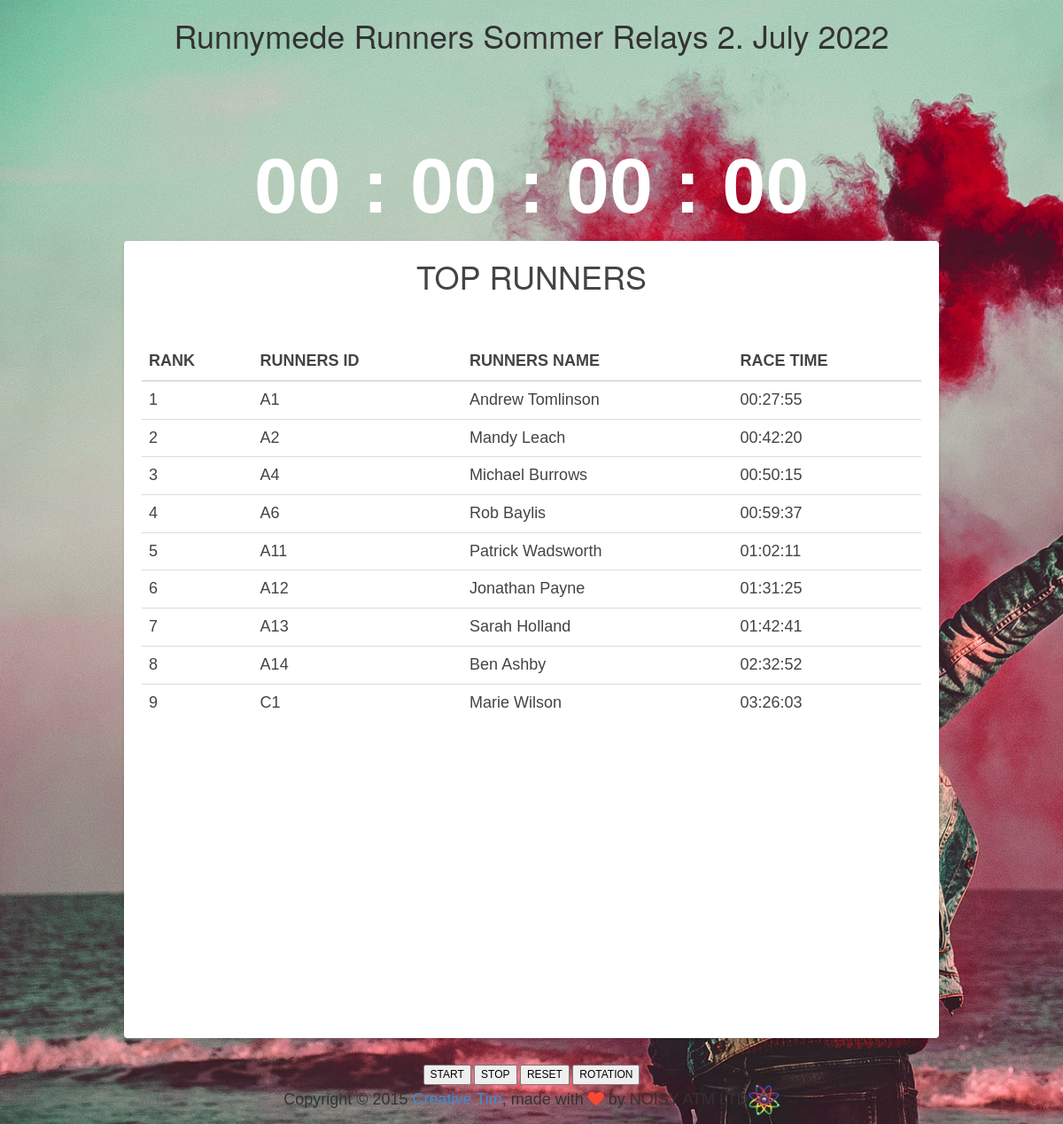
The page / on the database its author committed.
### teams/models.py (models this page shows, shortened)
class Runner(models.Model):
    GENDER_MALE = 0
    GENDER_FEMALE = 1
    GENDER_CHOICES = [(GENDER_MALE, 'Male'), (GENDER_FEMALE, 'Female')]
    number = models.CharField(max_length=4, unique=True)                        # e.g. A11, F1, C99, B8
    gender = models.IntegerField(choices=GENDER_CHOICES)
    first_name = models.CharField(max_length=200)
    last_name = models.CharField(max_length=200)
    age = models.PositiveIntegerField(default=1, validators=[MinValueValidator(1), MaxValueValidator(100)])
    email = models.EmailField(max_length=254, blank=True, default='')
    start_time = models.DateTimeField(blank=True, null=True)
    end_time = models.DateTimeField(blank=True, null=True)
    elapsed_time = models.TimeField(blank=True, null=True)
    class Meta:
        ordering = ("number", "last_name")

### teams/views.py (the view)
# urls.py: path('', views.index, name="index"),
def index(request):
    print("Index page called")
    first_teams =Teams.objects.all().filter(elapsed_time__isnull=False).order_by('elapsed_time')
    for team in first_teams:
        print(f"Runner: {team.number} Name: {team.name} Time: {team.elapsed_time}")
        et = str(team.elapsed_time)
        team.elapsed_time = et
        print(f"Team: {team.number} Name: {team.name} Time: {team.elapsed_time}")
    first_runners = Runner.objects.all().filter(elapsed_time__isnull=False).order_by('elapsed_time')
    for runner in first_runners:
        print(f"Runner: {runner.number} Name: {runner.last_name} Time: {runner.elapsed_time}")
        et = str(runner.elapsed_time)
        runner.elapsed_time = et
        print(f"Runner: {runner.number} Name: {runner.last_name} Time: {runner.elapsed_time}")
    context = {"teams": first_teams[:15],
                "runners": first_runners[:15]}
    return render(request, 'index.html', context)

### teams/templates/index.html (shortened to what this page needs)
<!DOCTYPE html>
{% load static %}
<html>
<head>
    <link href=' {% static "teams/css/bootstrap.css" %}' rel="stylesheet" />
    <link href=' {% static "teams/css/pe-icon-7-stroke.css"}' rel="stylesheet" />
    <link href=' {% static "teams/css/rotating-card.css" %} ' rel="stylesheet" />
    <link href="https://netdna.bootstrapcdn.com/font-awesome/4.5.0/css/font-awesome.min.css" rel="stylesheet">
</head>
<body>
<div class="background-image" data-parallax="active" style="background-image: url('{% static "/teams/img/bg0.jpg" %}'");/>
<div class="container">
    <div class="row">
        <h1 class="title">
            Runnymede Runners Sommer Relays 2. July 2022
            </h1>
                <div class="timer">
						  <span class="hour">00</span>
						  <span class="colon">:</span>
						  <span class="minute">00</span>
						  <span class="colon">:</span>
						  <span class="second">00</span>
						  <span class="colon ms-colon">:</span>
						  <span class="millisecond">00</span>
			</div>
		</div>
        <div class="col-sm-10 col-sm-offset-1">
         <div class="col-md-40 col-sm-30">
             <div class="card-container">
                <div class="card">
                    <div class="front">
                        <div class="cover">
                            <h1 class="title">TOP RUNNERS</h1>
                        </div>
                        <div class="content">
                            <div class="main">
								<table id="fresh-table" class="table">
								<thead>
								<th data-field="position_runner">RANK</th>
								<th data-field="runners_id" data-sortable="true">RUNNERS ID</th>
								<th data-field="runners_name" data-sortable="true">RUNNERS NAME</th>
								<th data-field="time">RACE TIME</th>
								</thead>
								<tbody>
									{% for runner in runners%}
									<tr>
									<td>{{ forloop.counter }}</td>
									<td>{{runner.number}}</td>
									<td>{{runner.first_name}} {{runner.last_name}}</td>
									<td>{{runner.elapsed_time}}</td>
									</tr>
									{% endfor %}
								</tbody>
								</table>
                            </div>
                        </div>
                    </div>
                    <div class="back">
                        <div class="title">
                            <h1 class="tiltle">TOP TEAMS</h1>
                        </div>
                        <div class="content">
                            <div class="main">
								<div class="fresh-table full-color-blue">
								<table id="fresh-table" class="table">
								<thead>
								<th data-field="position_team">RANK</th>
								<th data-field="team_name" data-sortable="true">TEAM NUMBER</th>
								<th data-field="team_name" data-sortable="true">TEAM NAME</th>
								<th data-field="total_time_team" data-sortable="true">TEAM RACE TIME</th>
								</thead>
								<tbody>
									{% for team in teams%}
									<tr>
									<td>{{ forloop.counter }}</td>
									<td>{{team.number}}</td>
									<td>{{team.name}}</td>
									<td>{{team.elapsed_time}}</td>
									</tr>
									{% endfor %}
								</tbody>
								</table>
                            </div>
                            </div>
                        </div>
                    </div>
                </div>
            </div>
        </div>
			<div class="button">
						  <button class="start">START</button>
						  <button class="stop">STOP</button>
						  <button class="reset">RESET</button>
						  <button class="btn1" onclick="RotationCard()">ROTATION</button>
			</div>
    <p class="text-center">Copyright &copy; 2015 <a href="https://creative-tim.com">Creative Tim</a>, made with <i class="fa fa-heart ct-heart"></i> by NOISY ATM LTD<img src='{% static "teams/img/na_icon.png" %}'/></p>
   </div>
   </div>
</body>
</html>

### static/teams/css/rotating-card.css (style rules this page uses)
body { margin-top: 0px; font-size: 18px; font-family: "Helvetica Nueue",Arial,Verdana,sans-serif; background-color: #E5E9ED; }
.card-container { -webkit-perspective: 800px; -moz-perspective: 800px; -o-perspective: 800px; perspective: 800px; margin-bottom: 30px; }
.timer { font-size: 88px; font-weight: bold; color: #FFFFFF; text-align: center; }
.button { font-size: 12px; font-weight: bold; color: #FFFFFF; text-align: center; }
.card { -webkit-transition: -webkit-transform .5s; -moz-transition: -moz-transform .5s; -o-transition: -o-transform .5s; transition: transform .5s; -webkit-transform-style: preserve-3d; -moz-transform-style: preserve-3d; -o-transform-style: preserve-3d; transform-style: preserve-3d; position: relative; }
.front, .back { -webkit-backface-visibility: hidden; -moz-backface-visibility: hidden; -o-backface-visibility: hidden; backface-visibility: hidden; position: absolute; top: 0; left: 0; background-color: #FFF; box-shadow: 0 1px 3px 0 rgba(0, 0, 0, 0.14); }
.front { z-index: 2; }
.back { -webkit-transform: rotateY( 180deg ); -moz-transform: rotateY( 180deg ); -o-transform: rotateY( 180deg ); transform: rotateY( 180deg ); z-index: 3; }
.card { background: none repeat scroll 0 0 #FFFFFF; border-radius: 4px; color: #444444; }
.card-container, .front, .back { width: 100%; height: 900px; border-radius: 4px; }
.card .cover { height: 105px; overflow: hidden; border-radius: 4px 4px 0 0; }
.card .content { background-color: rgba(0, 0, 0, 0); box-shadow: none; padding: 10px 20px 20px; }
.card .content .main { min-height: 160px; }
.card .back .content .main { height: 215px; }
.title { text-align: center; font-weight: 300; font-size: 36px; margin-bottom: 90px; line-height: 90%; }
.ct-heart { color: #F74933; }

### rows shown on the page
Runner: number "A1", first_name "Andrew", last_name "Tomlinson", elapsed_time "00:27:55"
Runner: number "A2", first_name "Mandy", last_name "Leach", elapsed_time "00:42:20"
Runner: number "A4", first_name "Michael", last_name "Burrows", elapsed_time "00:50:15"
Runner: number "A6", first_name "Rob", last_name "Baylis", elapsed_time "00:59:37"
Runner: number "A11", first_name "Patrick", last_name "Wadsworth", elapsed_time "01:02:11"
Runner: number "A12", first_name "Jonathan", last_name "Payne", elapsed_time "01:31:25"
Runner: number "A13", first_name "Sarah", last_name "Holland", elapsed_time "01:42:41"
Runner: number "A14", first_name "Ben", last_name "Ashby", elapsed_time "02:32:52"
Runner: number "C1", first_name "Marie", last_name "Wilson", elapsed_time "03:26:03"
